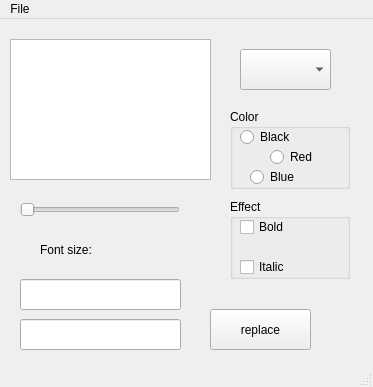
<?xml version="1.0" encoding="UTF-8"?>
<ui version="4.0">
 <class>MainWindow</class>
 <widget class="QMainWindow" name="MainWindow">
  <property name="geometry">
   <rect>
    <x>0</x>
    <y>0</y>
    <width>373</width>
    <height>387</height>
   </rect>
  </property>
  <property name="windowTitle">
   <string>MainWindow</string>
  </property>
  <widget class="QWidget" name="centralwidget">
   <widget class="QTextEdit" name="textEdit">
    <property name="geometry">
     <rect>
      <x>10</x>
      <y>20</y>
      <width>201</width>
      <height>141</height>
     </rect>
    </property>
   </widget>
   <widget class="QComboBox" name="comboBox">
    <property name="geometry">
     <rect>
      <x>240</x>
      <y>30</y>
      <width>91</width>
      <height>41</height>
     </rect>
    </property>
   </widget>
   <widget class="QGroupBox" name="groupBox">
    <property name="geometry">
     <rect>
      <x>230</x>
      <y>90</y>
      <width>120</width>
      <height>80</height>
     </rect>
    </property>
    <property name="title">
     <string>Color</string>
    </property>
    <widget class="QRadioButton" name="radioButton_black">
     <property name="geometry">
      <rect>
       <x>10</x>
       <y>20</y>
       <width>90</width>
       <height>16</height>
      </rect>
     </property>
     <property name="text">
      <string>Black</string>
     </property>
    </widget>
    <widget class="QRadioButton" name="radioButton_red">
     <property name="geometry">
      <rect>
       <x>40</x>
       <y>40</y>
       <width>90</width>
       <height>16</height>
      </rect>
     </property>
     <property name="text">
      <string>Red</string>
     </property>
    </widget>
    <widget class="QRadioButton" name="radioButton_blue">
     <property name="geometry">
      <rect>
       <x>20</x>
       <y>60</y>
       <width>90</width>
       <height>16</height>
      </rect>
     </property>
     <property name="text">
      <string>Blue</string>
     </property>
    </widget>
   </widget>
   <widget class="QGroupBox" name="groupBox_2">
    <property name="geometry">
     <rect>
      <x>230</x>
      <y>180</y>
      <width>120</width>
      <height>80</height>
     </rect>
    </property>
    <property name="title">
     <string>Effect</string>
    </property>
    <widget class="QCheckBox" name="checkBox_bold">
     <property name="geometry">
      <rect>
       <x>10</x>
       <y>20</y>
       <width>81</width>
       <height>16</height>
      </rect>
     </property>
     <property name="text">
      <string>Bold</string>
     </property>
    </widget>
    <widget class="QCheckBox" name="checkBox_italic">
     <property name="geometry">
      <rect>
       <x>10</x>
       <y>60</y>
       <width>81</width>
       <height>16</height>
      </rect>
     </property>
     <property name="text">
      <string>Italic</string>
     </property>
    </widget>
   </widget>
   <widget class="QSlider" name="horizontalSlider">
    <property name="geometry">
     <rect>
      <x>20</x>
      <y>180</y>
      <width>160</width>
      <height>22</height>
     </rect>
    </property>
    <property name="orientation">
     <enum>Qt::Horizontal</enum>
    </property>
   </widget>
   <widget class="QLabel" name="label_slider_value">
    <property name="geometry">
     <rect>
      <x>40</x>
      <y>220</y>
      <width>111</width>
      <height>21</height>
     </rect>
    </property>
    <property name="text">
     <string>Font size: </string>
    </property>
   </widget>
   <widget class="QLineEdit" name="lineEdit_replace_src">
    <property name="geometry">
     <rect>
      <x>20</x>
      <y>260</y>
      <width>161</width>
      <height>31</height>
     </rect>
    </property>
   </widget>
   <widget class="QLineEdit" name="lineEdit_replace_dst">
    <property name="geometry">
     <rect>
      <x>20</x>
      <y>300</y>
      <width>161</width>
      <height>31</height>
     </rect>
    </property>
   </widget>
   <widget class="QPushButton" name="pushButton_replace">
    <property name="geometry">
     <rect>
      <x>210</x>
      <y>290</y>
      <width>101</width>
      <height>41</height>
     </rect>
    </property>
    <property name="text">
     <string>replace</string>
    </property>
   </widget>
  </widget>
  <widget class="QMenuBar" name="menubar">
   <property name="geometry">
    <rect>
     <x>0</x>
     <y>0</y>
     <width>373</width>
     <height>21</height>
    </rect>
   </property>
   <widget class="QMenu" name="menuFile">
    <property name="title">
     <string>File</string>
    </property>
    <addaction name="actionopen"/>
    <addaction name="actionsave"/>
   </widget>
   <addaction name="menuFile"/>
  </widget>
  <widget class="QStatusBar" name="statusbar"/>
  <action name="actionopen">
   <property name="text">
    <string>open</string>
   </property>
  </action>
  <action name="actionsave">
   <property name="text">
    <string>save</string>
   </property>
  </action>
 </widget>
 <resources/>
 <connections/>
</ui>
